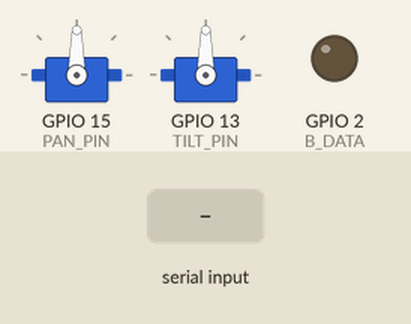
A sketch run on a simulated ESP8266 (NodeMCU). Shown: 2 × servo, output pins drawn as LEDs (lit = HIGH). The test bench sets the inputs (shaded band). Pins used as bus, display or sensor lines are not drawn; what the sketch prints to the serial monitor is not drawn.

Above: at 5.2 s.
5.3 s: "90,45\n" received over Serial
At 6.5 s:
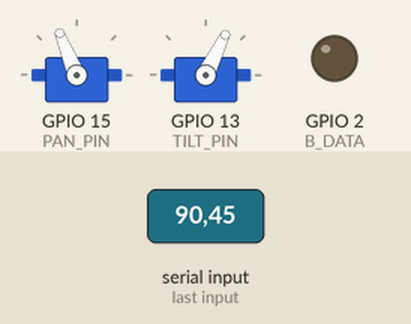
7.6 s: "1,90\n" received over Serial
At 8.2 s:
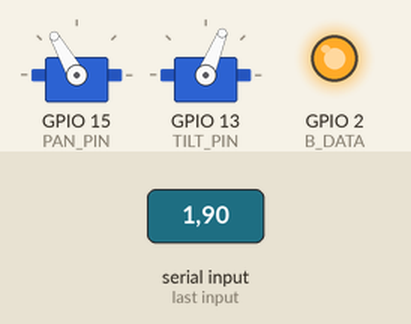
Timing chart, 0 to 10.6 s (numbered marks = the images above; inputs shaded):
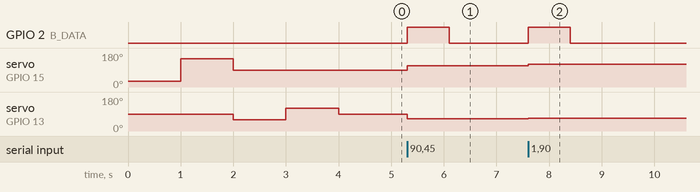

The sketch:

ESP32_Code.ino
```cpp
#include <ESP32Servo.h>
#include <Arduino.h>
#include <IRrecv.h>
#include <IRremoteESP8266.h>
#include <IRutils.h>

#define PAN_PIN     15
#define TILT_PIN    13
#define B_GND        4
#define B_DATA       2
#define IR_RECV_PIN 12
#define IR_GND      14
#define IR_VCC      27

IRrecv irrecv(IR_RECV_PIN);
decode_results results;

Servo panServo;
Servo tiltServo;

unsigned long receivedHexValue = 0; // Variable to store the received HEX value

// Define minimum and maximum angles for pan and tilt
const int PAN_MIN_ANGLE = 30;
const int PAN_MAX_ANGLE = 150;
const int TILT_MIN_ANGLE = 60;
const int TILT_MAX_ANGLE = 120;

// Invert the direction of the pan servo if needed
const bool INVERT_PAN_DIRECTION = true;

int targetPanAngle = -1;
int targetTiltAngle = -1;

void setup() {
  Serial.begin(115200); // Initialize serial communication
  pinMode(B_GND, OUTPUT);
  pinMode(B_DATA, OUTPUT);
  pinMode(IR_GND, OUTPUT);
  pinMode(IR_VCC, OUTPUT);
  panServo.attach(PAN_PIN);   // Attach the pan servo to its pin
  tiltServo.attach(TILT_PIN); // Attach the tilt servo to its pin

  digitalWrite(B_GND, LOW);
  digitalWrite(IR_GND, LOW);
  digitalWrite(IR_VCC, HIGH);

  calibrateServos(); // Calibrate the servos before starting
  irrecv.enableIRIn(); // Start the receiver
}

void loop() {
  if (Serial.available() > 0) { // Check if data is available to read
    String data = Serial.readStringUntil('\n'); // Read the data
    int commaIndex = data.indexOf(','); // Find the index of the comma separating x and y
    if (commaIndex != -1) {
      // Extract x and y coordinates from the data
      int x = data.substring(0, commaIndex).toInt();
      int y = data.substring(commaIndex + 1).toInt();

      // Control the servos based on the received coordinates
      targetPanAngle = map(x, 0, 1280, PAN_MIN_ANGLE, PAN_MAX_ANGLE); // Map x coordinate to pan servo angle
      targetTiltAngle = map(y, 0, 720, TILT_MIN_ANGLE, TILT_MAX_ANGLE); // Map y coordinate to tilt servo angle

      // Clamp target angles within the defined range
      targetPanAngle = constrain(targetPanAngle, PAN_MIN_ANGLE, PAN_MAX_ANGLE);
      targetTiltAngle = constrain(targetTiltAngle, TILT_MIN_ANGLE, TILT_MAX_ANGLE);

      // Invert pan servo direction if needed
      if (INVERT_PAN_DIRECTION) {
        targetPanAngle = PAN_MAX_ANGLE - targetPanAngle;
      }

      panServo.write(targetPanAngle); // Set pan servo angle
      tiltServo.write(targetTiltAngle); // Set tilt servo angle


    }
  }
  else{
    targetPanAngle= -1;
    targetTiltAngle= -1;
  }

  // Check if servos have reached the target positions
  if (targetPanAngle != -1 && targetTiltAngle != -1) {

    // Check for IR data for 1000 milliseconds
    unsigned long startTime = millis();
//    while (millis() - startTime < 500) {
      if (irrecv.decode(&results)) {
        receivedHexValue = results.value; // Store the received HEX value
        Serial.print("0x");
        Serial.println(receivedHexValue, HEX);
        irrecv.resume(); // Receive the next value
//        break;
      }
//    }
    if(receivedHexValue==long(0x777777)){
            digitalWrite(B_DATA,LOW);
          }
          else{
            digitalWrite(B_DATA,HIGH);
            delay(800);
            digitalWrite(B_DATA,LOW);
          }


  }
}

void calibrateServos() {
  // Move pan servo to extreme positions for calibration
  panServo.write(30);
  delay(1000);
  panServo.write(150);
  delay(1000);
  panServo.write(90); // Move back to center position

  // Move tilt servo to extreme positions for calibration
  tiltServo.write(60);
  delay(1000);
  tiltServo.write(120);
  delay(1000);
  tiltServo.write(90); // Move back to center position

  Serial.println("Servos calibrated. Ready to start.");
}
```

Measured:
- after the input at 5.3 s, GPIO 2 (B_DATA): LOW → HIGH at once, → LOW 0.80 s later; servo on GPIO 15 (PAN_PIN): 90° → 112° at once; servo on GPIO 13 (TILT_PIN): 90° → 64° at once
- after the input at 7.6 s, GPIO 2 (B_DATA): LOW → HIGH at once, → LOW 0.80 s later; servo on GPIO 15 (PAN_PIN): 112° → 120° at once; servo on GPIO 13 (TILT_PIN): 64° → 68° at once
